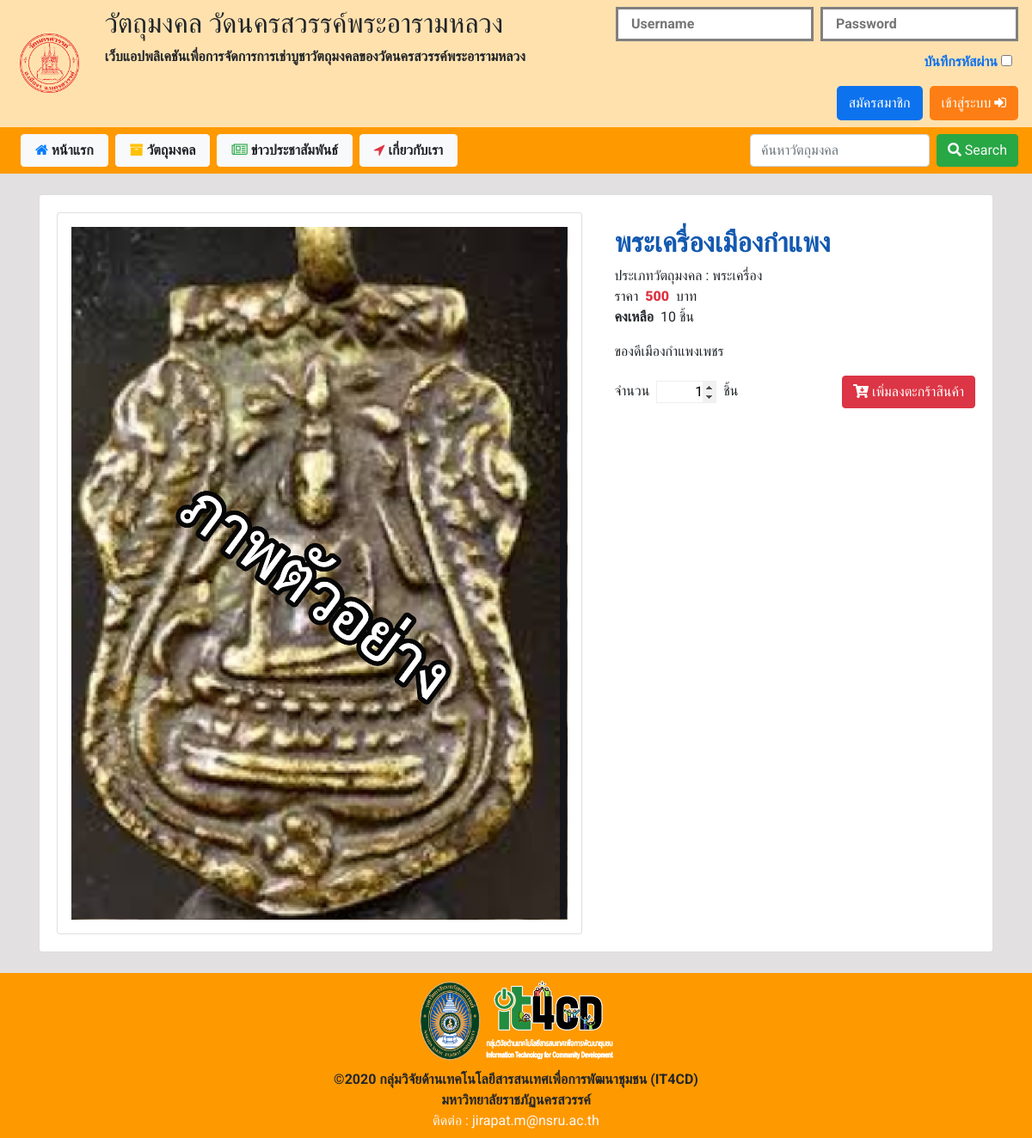
The app's page /index.php?p=readSacredObj&id4readSacredObj=21, older data.
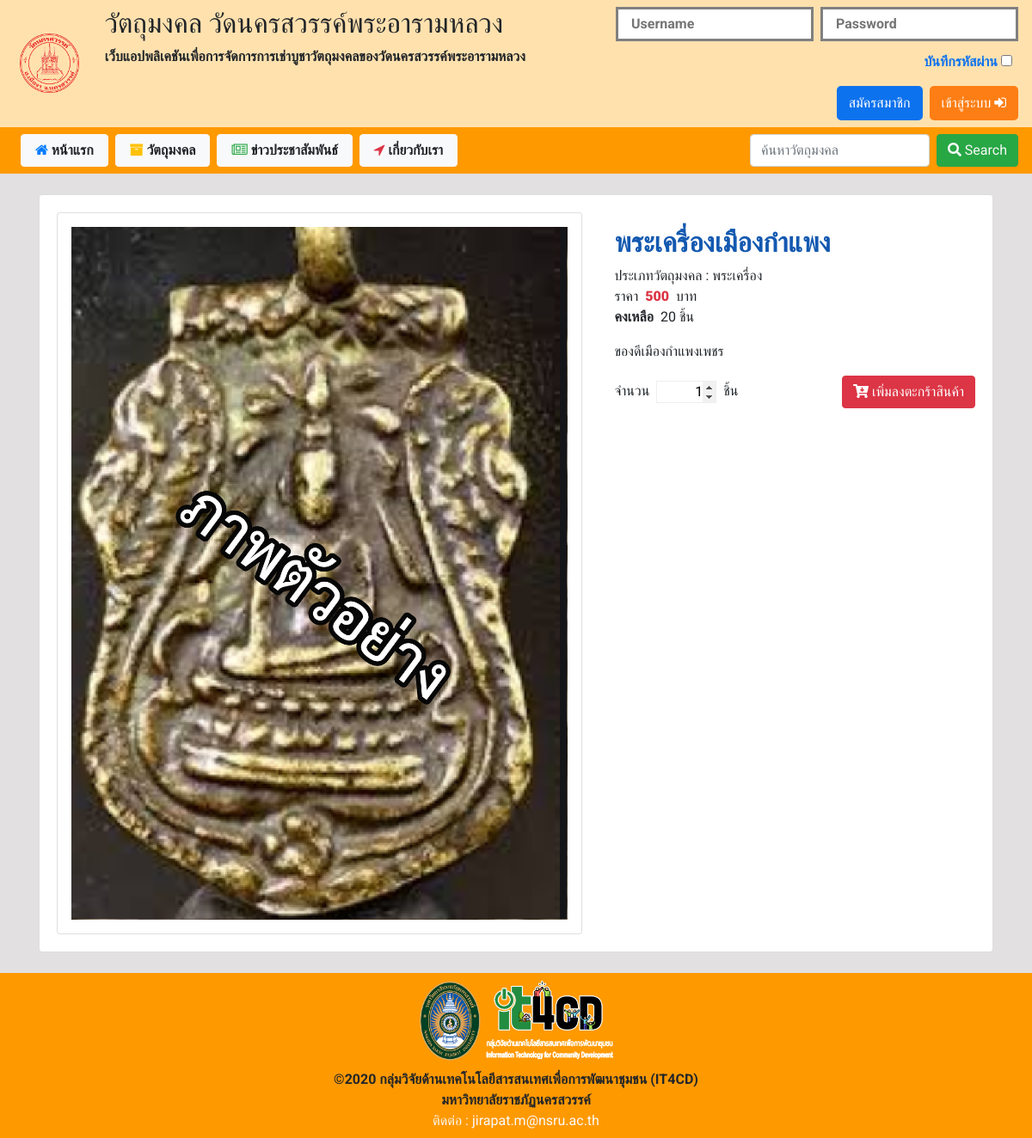
The same page, newer data.
### tables this page shows
CREATE TABLE `product` (
  `id_product` int(11) NOT NULL,
  `product_name` varchar(50) NOT NULL,
  `product_type` varchar(50) NOT NULL,
  `product_des` varchar(100) NOT NULL,
  `product_price` varchar(6) NOT NULL,
  `product_qty` varchar(5) NOT NULL,
  `product_cover` varchar(50) NOT NULL,
  `date_create` timestamp NOT NULL DEFAULT current_timestamp() ON UPDATE current_timestamp()
);

### function.php (called while the page is built, shortened)
<?php
        class DB_conn{
            function __construct(){
                $conn = mysqli_connect(DB_server, DB_user, DB_password, DB_name);
                $this->dbcon = $conn;
            }
                }
                class shopSacredObj extends DB_conn{
                    public function runQuery($query){
                        $reS = mysqli_query($this->dbcon, $query);
                        return $reS;
                    }
                }
?>

### include_for_p/read_SacredObj.php (the view, shortened to what this page needs)
<div class="container mt-4 mb-4">
    <div class="card min-vh-100">
        <div class="card-body">
            <?php
                $readSacredObj = new shopSacredObj();
                $id4readSacredObj = $_GET['id4readSacredObj'];
                $sql = $readSacredObj->runQuery("SELECT * FROM product WHERE id_product='$id4readSacredObj' ");
                if($sql){
                    $fetchData = mysqli_fetch_array($sql);
                }else{
                    ?>
            <script>
            alert("Can't SQL");
            </script>
            <?php
                }
                ?>
            <div class="row">
                <div class="col-md-7">
                    <div class="card w-100 p-3">
                    </div>
                </div>
                <div class="col-md">
                    <div class="w-100 p-0 pl-2 ">
                        <strong>
                            <h2 id="name_shop_card" class="pt-3 font-weight-bold">
                                <?php echo $fetchData['product_name']; ?>
                            </h2>
                        </strong>
                        <p class="m-0">
                            ประเภทวัตถุมงคล : <?php echo $fetchData['product_type'];?>
                        </p>
                        <div class="m-0 d-flex d-inline ">
                            ราคา <p class="m-0 mr-2 ml-2 text-danger font-weight-bold">
                                <b><?php echo $fetchData['product_price'];?></b>
                            </p>บาท
                        </div>
                        <div class="d-flex d-inline">
                            <p class="font-weight-bold mr-2">คงเหลือ</p> <?php echo $fetchData['product_qty'];?> ชิ้น
                        </div>
                        <div>
                            <p id="detailSacredObj"><?php echo $fetchData['product_des'];?></p>
                        </div>
                        <form action="chk_all/chk_basket.php" method="post">
                        <div class="d-flex d-inline justify-content-between align-items-center">
                            <div class="d-flex">
                                    <div class="">จำนวน</div>
                                    <input id="qty" type="number" name="data4basket[qty]" value="1">
                                    <div for="">ชิ้น</div>
                            </div>
                            <div class="text-right">
                                <?php
                                    if(!isset($_SESSION['id'])){
                                ?>
                                <text id="notSessionID" class="btn btn-danger">
                                    <i class="fas fa-cart-arrow-down"></i> เพิ่มลงตะกร้าสินค้า
                                </text>
                                <?php
                                }
                                ?>
                            </div>
                        </div>
                    </div>
                </div>
            </div>
        </div>
    </div>
</div>

Row changes from the older to the newer data that the page shows:
changed product "พระเครื่องเมืองกำแพง": product_qty "10" → "20"
